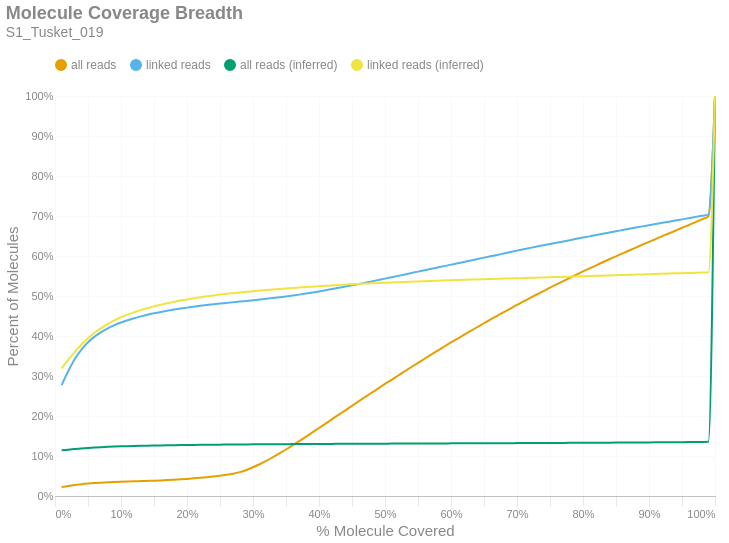

Here is the notebook cell this chart was saved with:
### Markdown cell above
### Molecule Read Coverage
This chart shows molecule coverage breadth as computed by the number of bases aligned to that molecule. In other words, "*how much of each unique long molecule is actually sequenced/aligned?*" Keep in mind there is a distinction between sequences and alignments, since some sequences belonging to a particular molecule may not align well and wouldn't appear in the alignment data. This chart also shows molecule coverage breadth as computed by the *inferred fragment* from which the aligned sequences originate. Unlike read coverage, this calculation takes into account the total insert size, including unsequenced gaps between the forward and reverse reads. Like the previous figures, these are cumulative percents.

### Code cell
if SKIPLR:
    print_html(f"Skipped")
else:
    binned_df = consolidated_hist(valids['coverage_bp'], mask, 0.01, True)
    binned_df_inf = consolidated_hist(valids['coverage_inserts'], mask, 0.01, True)
    binned_df = binned_df.with_columns(pl.lit(binned_df_inf['all reads (cumsum)']).alias('all reads (inferred)'))
    binned_df = binned_df.with_columns(pl.lit(binned_df_inf['linked reads (cumsum)']).alias('linked reads (inferred)'))
    binned_df = binned_df.with_columns(
        (pl.col('bin').cast(pl.Float64) + 0.01).alias('right_edge')
    )

    with SafeRender(binned_df):
        (
            density_plot(binned_df, 'Molecule Coverage Breadth', samplename, 'molcov', ['all reads (inferred)','linked reads (inferred)'])
            .encode(
                #x=alt.X('bin:Q', title="% Molecule Covered").axis(format = '%').scale(padding=0),
                x=alt.X('right_edge:Q', title="% Molecule Covered").axis(format='%').scale(padding=0),
                y=alt.Y('value:Q', title='Percent of Molecules')
                    .axis(format='%')
                    .stack(False)
                    .scale(domainMin=0, padding=0),
                color=alt.Color("key:N").scale(domain = ["all reads", "linked reads", "all reads (inferred)", "linked reads (inferred)"]),
                tooltip = [
                    alt.Tooltip("key:N", title = "Data Type"),
                    alt.Tooltip("range_label:N", title="% Molecule Covered"),
                    alt.Tooltip("value:Q", format = ".2%", title="% Molecules")
                ]
            )
        ).display()

### Figure 1 — Vega-Lite specification as saved in the notebook (floating-point values rounded to 4 significant figures)
{"width": "container", "height": 400, "config": {"title": {"anchor": "start", "dy": -15, "fontSize": 18, "color": "#888888", "subtitleColor": "#888888", "subtitleFontSize": 14}, "arc": {"fill": "#0072B2"}, "axis": {"domainColor": "#888888", "domainWidth": 0.5, "gridWidth": 0.2, "grid": false, "titleFontWeight": 400, "titleFontSize": 15, "labelFontSize": 11, "labelColor": "#888888", "tickColor": "#888888", "tickWidth": 0.2, "titleColor": "#888888"}, "axisBand": {"grid": false}, "axisX": {"grid": true, "tickSize": 10, "domainCap": "round"}, "axisY": {"domain": false, "grid": true, "tickSize": 0, "domainCap": "round"}, "background": "transparent", "header": {"labelFontSize": 15, "labelColor": "#888888", "titleFontSize": 15, "titleFontWeight": 600, "titleColor": "#888888"}, "legend": {"labelFont": "sans-serif", "labelFontSize": 12, "labelColor": "#888888", "symbolSize": 100, "symbolType": "circle", "titleFontSize": 12, "titlePadding": 10, "titleColor": "#888888", "title": null, "orient": "top"}, "range": {"category": ["#E69F00", "#56B4E9", "#009E73", "#F0E442", "#0072B2", "#D55E00", "#CC79A7", "#000000"], "diverging": ["#cfe8f3", "#a2d4ec", "#73bfe2", "#46abdb", "#1696d2", "#12719e"]}, "area": {"fill": "#0072B2", "fillOpacity": 0.7, "line": true, "strokeOpacity": 0.7}, "line": {"color": "#0072B2", "stroke": "#0072B2", "strokeWidth": 2}, "trail": {"color": "#0072B2", "stroke": "#0072B2", "strokeWidth": 0, "size": 1}, "point": {"filled": true, "fillOpacity": 1.0, "size": 95}, "text": {"color": "#888888", "fontSize": 11, "align": "right", "fontWeight": 400, "size": 11}, "bar": {"fill": "#0072B2", "stroke": null}, "view": {"stroke": null, "continuousWidth": 660, "continuousHeight": 400}}, "data": {"name": "data-0534707ec8e6d390c3f5adc06ac13dda"}, "mark": {"type": "line", "interpolate": "monotone", "point": {"opacity": 0, "size": 275}}, "encoding": {"color": {"field": "key", "scale": {"domain": ["all reads", "linked reads", "all reads (inferred)", "linked reads (inferred)"]}, "type": "nominal"}, "tooltip": [{"field": "key", "title": "Data Type", "type": "nominal"}, {"field": "range_label", "title": "% Molecule Covered", "type": "nominal"}, {"field": "value", "format": ".2%", "title": "% Molecules", "type": "quantitative"}], "x": {"axis": {"format": "%"}, "field": "right_edge", "scale": {"padding": 0}, "title": "% Molecule Covered", "type": "quantitative"}, "y": {"axis": {"format": "%"}, "field": "value", "scale": {"domainMin": 0, "padding": 0}, "stack": false, "title": "Percent of Molecules", "type": "quantitative"}}, "params": [{"name": "param_c36ac31b6afebe62", "select": {"type": "point", "fields": ["key"]}, "bind": "legend"}], "title": {"text": "Molecule Coverage Breadth", "subtitle": "S1_Tusket_019"}, "transform": [{"fold": ["all reads (cumsum)", "linked reads (cumsum)", "all reads (inferred)", "linked reads (inferred)"]}, {"calculate": "replace(datum.key, ' (cumsum)', '')", "as": "key"}, {"filter": {"param": "param_c36ac31b6afebe62"}}], "usermeta": {"embedOptions": {"downloadFileName": "S1_Tusket_019.molcov"}}, "$schema": "https://vega.github.io/schema/vega-lite/v6.1.0.json", "datasets": {"data-0534707ec8e6d390c3f5adc06ac13dda": [{"bin": "0.0", "interval": "0.0-0.01", "all reads": 0.02233, "linked reads": 0.2771, "all reads (cumsum)": 0.02233, "linked reads (cumsum)": 0.2771, "range_label": "0.0-0.01", "all reads (inferred)": 0.1142, "linked reads (inferred)": 0.319, "right_edge": 0.01}, {"bin": "0.01", "interval": "0.01-0.02", "all reads": 0.002832, "linked reads": 0.03469, "all reads (cumsum)": 0.02517, "linked reads (cumsum)": 0.3118, "range_label": "0.01-0.02", "all reads (inferred)": 0.1159, "linked reads (inferred)": 0.3404, "right_edge": 0.02}, {"bin": "0.02", "interval": "0.02-0.03", "all reads": 0.002476, "linked reads": 0.03054, "all reads (cumsum)": 0.02764, "linked reads (cumsum)": 0.3424, "range_label": "0.02-0.03", "all reads (inferred)": 0.1174, "linked reads (inferred)": 0.3599, "right_edge": 0.03}, {"bin": "0.03", "interval": "0.03-0.04", "all reads": 0.00199, "linked reads": 0.0238, "all reads (cumsum)": 0.02963, "linked reads (cumsum)": 0.3662, "range_label": "0.03-0.04", "all reads (inferred)": 0.1188, "linked reads (inferred)": 0.3788, "right_edge": 0.04}, {"bin": "0.04", "interval": "0.04-0.05", "all reads": 0.001513, "linked reads": 0.01802, "all reads (cumsum)": 0.03115, "linked reads (cumsum)": 0.3842, "range_label": "0.04-0.05", "all reads (inferred)": 0.1201, "linked reads (inferred)": 0.3944, "right_edge": 0.05}, {"bin": "0.05", "interval": "0.05-0.06", "all reads": 0.001238, "linked reads": 0.01422, "all reads (cumsum)": 0.03238, "linked reads (cumsum)": 0.3984, "range_label": "0.05-0.06", "all reads (inferred)": 0.1211, "linked reads (inferred)": 0.4082, "right_edge": 0.06}, {"bin": "0.06", "interval": "0.06-0.07", "all reads": 0.0009937, "linked reads": 0.01149, "all reads (cumsum)": 0.03338, "linked reads (cumsum)": 0.4099, "range_label": "0.06-0.07", "all reads (inferred)": 0.122, "linked reads (inferred)": 0.4198, "right_edge": 0.07}, {"bin": "0.07", "interval": "0.07-0.08", "all reads": 0.000811, "linked reads": 0.009323, "all reads (cumsum)": 0.03419, "linked reads (cumsum)": 0.4192, "range_label": "0.07-0.08", "all reads (inferred)": 0.1228, "linked reads (inferred)": 0.4305, "right_edge": 0.08}, {"bin": "0.08", "interval": "0.08-0.09", "all reads": 0.0007251, "linked reads": 0.00793, "all reads (cumsum)": 0.03491, "linked reads (cumsum)": 0.4272, "range_label": "0.08-0.09", "all reads (inferred)": 0.1235, "linked reads (inferred)": 0.4392, "right_edge": 0.09}, {"bin": "0.09", "interval": "0.09-0.1", "all reads": 0.000647, "linked reads": 0.006655, "all reads (cumsum)": 0.03556, "linked reads (cumsum)": 0.4338, "range_label": "0.09-0.1", "all reads (inferred)": 0.1241, "linked reads (inferred)": 0.4469, "right_edge": 0.1}, {"bin": "0.1", "interval": "0.1-0.11", "all reads": 0.0005862, "linked reads": 0.005665, "all reads (cumsum)": 0.03615, "linked reads (cumsum)": 0.4395, "range_label": "0.1-0.11", "all reads (inferred)": 0.1246, "linked reads (inferred)": 0.4536, "right_edge": 0.11}, {"bin": "0.11", "interval": "0.11-0.12", "all reads": 0.0005659, "linked reads": 0.005067, "all reads (cumsum)": 0.03671, "linked reads (cumsum)": 0.4445, "range_label": "0.11-0.12", "all reads (inferred)": 0.125, "linked reads (inferred)": 0.4594, "right_edge": 0.12}, {"bin": "0.12", "interval": "0.12-0.13", "all reads": 0.0005339, "linked reads": 0.004496, "all reads (cumsum)": 0.03725, "linked reads (cumsum)": 0.449, "range_label": "0.12-0.13", "all reads (inferred)": 0.1254, "linked reads (inferred)": 0.4648, "right_edge": 0.13}, {"bin": "0.13", "interval": "0.13-0.14", "all reads": 0.0005335, "linked reads": 0.004144, "all reads (cumsum)": 0.03778, "linked reads (cumsum)": 0.4532, "range_label": "0.13-0.14", "all reads (inferred)": 0.1258, "linked reads (inferred)": 0.4698, "right_edge": 0.14}, {"bin": "0.14", "interval": "0.14-0.15", "all reads": 0.0005591, "linked reads": 0.003534, "all reads (cumsum)": 0.03834, "linked reads (cumsum)": 0.4567, "range_label": "0.14-0.15", "all reads (inferred)": 0.1261, "linked reads (inferred)": 0.4741, "right_edge": 0.15}, {"bin": "0.15", "interval": "0.15-0.16", "all reads": 0.0006235, "linked reads": 0.003182, "all reads (cumsum)": 0.03896, "linked reads (cumsum)": 0.4599, "range_label": "0.15-0.16", "all reads (inferred)": 0.1265, "linked reads (inferred)": 0.4784, "right_edge": 0.16}, {"bin": "0.16", "interval": "0.16-0.17", "all reads": 0.0007632, "linked reads": 0.003149, "all reads (cumsum)": 0.03973, "linked reads (cumsum)": 0.463, "range_label": "0.16-0.17", "all reads (inferred)": 0.1267, "linked reads (inferred)": 0.4819, "right_edge": 0.17}, {"bin": "0.17", "interval": "0.17-0.18", "all reads": 0.0008864, "linked reads": 0.002992, "all reads (cumsum)": 0.04061, "linked reads (cumsum)": 0.466, "range_label": "0.17-0.18", "all reads (inferred)": 0.127, "linked reads (inferred)": 0.4853, "right_edge": 0.18}, {"bin": "0.18", "interval": "0.18-0.19", "all reads": 0.001023, "linked reads": 0.002528, "all reads (cumsum)": 0.04163, "linked reads (cumsum)": 0.4686, "range_label": "0.18-0.19", "all reads (inferred)": 0.1273, "linked reads (inferred)": 0.4885, "right_edge": 0.19}, {"bin": "0.19", "interval": "0.19-0.2", "all reads": 0.001165, "linked reads": 0.002371, "all reads (cumsum)": 0.0428, "linked reads (cumsum)": 0.4709, "range_label": "0.19-0.2", "all reads (inferred)": 0.1275, "linked reads (inferred)": 0.4913, "right_edge": 0.2}, {"bin": "0.2", "interval": "0.2-0.21", "all reads": 0.001278, "linked reads": 0.002394, "all reads (cumsum)": 0.04408, "linked reads (cumsum)": 0.4733, "range_label": "0.2-0.21", "all reads (inferred)": 0.1277, "linked reads (inferred)": 0.4944, "right_edge": 0.21}, {"bin": "0.21", "interval": "0.21-0.22", "all reads": 0.001431, "linked reads": 0.002226, "all reads (cumsum)": 0.04551, "linked reads (cumsum)": 0.4756, "range_label": "0.21-0.22", "all reads (inferred)": 0.1279, "linked reads (inferred)": 0.4969, "right_edge": 0.22}, {"bin": "0.22", "interval": "0.22-0.23", "all reads": 0.001583, "linked reads": 0.001996, "all reads (cumsum)": 0.04709, "linked reads (cumsum)": 0.4776, "range_label": "0.22-0.23", "all reads (inferred)": 0.1281, "linked reads (inferred)": 0.4994, "right_edge": 0.23}, {"bin": "0.23", "interval": "0.23-0.24", "all reads": 0.001716, "linked reads": 0.001773, "all reads (cumsum)": 0.04881, "linked reads (cumsum)": 0.4793, "range_label": "0.23-0.24", "all reads (inferred)": 0.1283, "linked reads (inferred)": 0.5015, "right_edge": 0.24}, {"bin": "0.24", "interval": "0.24-0.25", "all reads": 0.001954, "linked reads": 0.00179, "all reads (cumsum)": 0.05076, "linked reads (cumsum)": 0.4811, "range_label": "0.24-0.25", "all reads (inferred)": 0.1284, "linked reads (inferred)": 0.5035, "right_edge": 0.25}, {"bin": "0.25", "interval": "0.25-0.26", "all reads": 0.00215, "linked reads": 0.001627, "all reads (cumsum)": 0.05291, "linked reads (cumsum)": 0.4827, "range_label": "0.25-0.26", "all reads (inferred)": 0.1286, "linked reads (inferred)": 0.5055, "right_edge": 0.26}, {"bin": "0.26", "interval": "0.26-0.27", "all reads": 0.002816, "linked reads": 0.001661, "all reads (cumsum)": 0.05573, "linked reads (cumsum)": 0.4844, "range_label": "0.26-0.27", "all reads (inferred)": 0.1287, "linked reads (inferred)": 0.5071, "right_edge": 0.27}, {"bin": "0.27", "interval": "0.27-0.28", "all reads": 0.003998, "linked reads": 0.001734, "all reads (cumsum)": 0.05973, "linked reads (cumsum)": 0.4861, "range_label": "0.27-0.28", "all reads (inferred)": 0.1288, "linked reads (inferred)": 0.5088, "right_edge": 0.28}, {"bin": "0.28", "interval": "0.28-0.29", "all reads": 0.005364, "linked reads": 0.001599, "all reads (cumsum)": 0.06509, "linked reads (cumsum)": 0.4877, "range_label": "0.28-0.29", "all reads (inferred)": 0.129, "linked reads (inferred)": 0.5105, "right_edge": 0.29}, {"bin": "0.29", "interval": "0.29-0.3", "all reads": 0.006705, "linked reads": 0.001689, "all reads (cumsum)": 0.0718, "linked reads (cumsum)": 0.4894, "range_label": "0.29-0.3", "all reads (inferred)": 0.1291, "linked reads (inferred)": 0.5121, "right_edge": 0.3}, {"bin": "0.3", "interval": "0.3-0.31", "all reads": 0.007608, "linked reads": 0.001756, "all reads (cumsum)": 0.0794, "linked reads (cumsum)": 0.4912, "range_label": "0.3-0.31", "all reads (inferred)": 0.1292, "linked reads (inferred)": 0.5136, "right_edge": 0.31}, {"bin": "0.31", "interval": "0.31-0.32", "all reads": 0.008359, "linked reads": 0.001683, "all reads (cumsum)": 0.08776, "linked reads (cumsum)": 0.4929, "range_label": "0.31-0.32", "all reads (inferred)": 0.1293, "linked reads (inferred)": 0.5149, "right_edge": 0.32}, {"bin": "0.32", "interval": "0.32-0.33", "all reads": 0.009119, "linked reads": 0.001845, "all reads (cumsum)": 0.09688, "linked reads (cumsum)": 0.4947, "range_label": "0.32-0.33", "all reads (inferred)": 0.1294, "linked reads (inferred)": 0.5163, "right_edge": 0.33}, {"bin": "0.33", "interval": "0.33-0.34", "all reads": 0.009553, "linked reads": 0.001941, "all reads (cumsum)": 0.1064, "linked reads (cumsum)": 0.4967, "range_label": "0.33-0.34", "all reads (inferred)": 0.1295, "linked reads (inferred)": 0.5175, "right_edge": 0.34}, {"bin": "0.34", "interval": "0.34-0.35", "all reads": 0.009831, "linked reads": 0.002052, "all reads (cumsum)": 0.1163, "linked reads (cumsum)": 0.4987, "range_label": "0.34-0.35", "all reads (inferred)": 0.1296, "linked reads (inferred)": 0.5188, "right_edge": 0.35}, {"bin": "0.35", "interval": "0.35-0.36", "all reads": 0.01025, "linked reads": 0.002338, "all reads (cumsum)": 0.1265, "linked reads (cumsum)": 0.501, "range_label": "0.35-0.36", "all reads (inferred)": 0.1297, "linked reads (inferred)": 0.52, "right_edge": 0.36}, {"bin": "0.36", "interval": "0.36-0.37", "all reads": 0.01054, "linked reads": 0.002416, "all reads (cumsum)": 0.1371, "linked reads (cumsum)": 0.5035, "range_label": "0.36-0.37", "all reads (inferred)": 0.1298, "linked reads (inferred)": 0.5211, "right_edge": 0.37}, {"bin": "0.37", "interval": "0.37-0.38", "all reads": 0.01091, "linked reads": 0.002567, "all reads (cumsum)": 0.148, "linked reads (cumsum)": 0.506, "range_label": "0.37-0.38", "all reads (inferred)": 0.1299, "linked reads (inferred)": 0.5223, "right_edge": 0.38}, {"bin": "0.38", "interval": "0.38-0.39", "all reads": 0.0109, "linked reads": 0.002684, "all reads (cumsum)": 0.1589, "linked reads (cumsum)": 0.5087, "range_label": "0.38-0.39", "all reads (inferred)": 0.13, "linked reads (inferred)": 0.5233, "right_edge": 0.39}, {"bin": "0.39", "interval": "0.39-0.4", "all reads": 0.01116, "linked reads": 0.002656, "all reads (cumsum)": 0.17, "linked reads (cumsum)": 0.5114, "range_label": "0.39-0.4", "all reads (inferred)": 0.1301, "linked reads (inferred)": 0.5244, "right_edge": 0.4}, {"bin": "0.4", "interval": "0.4-0.41", "all reads": 0.01096, "linked reads": 0.002981, "all reads (cumsum)": 0.181, "linked reads (cumsum)": 0.5143, "range_label": "0.4-0.41", "all reads (inferred)": 0.1302, "linked reads (inferred)": 0.5255, "right_edge": 0.41}, {"bin": "0.41", "interval": "0.41-0.42", "all reads": 0.0112, "linked reads": 0.003182, "all reads (cumsum)": 0.1922, "linked reads (cumsum)": 0.5175, "range_label": "0.41-0.42", "all reads (inferred)": 0.1303, "linked reads (inferred)": 0.5265, "right_edge": 0.42}, {"bin": "0.42", "interval": "0.42-0.43", "all reads": 0.01115, "linked reads": 0.003104, "all reads (cumsum)": 0.2033, "linked reads (cumsum)": 0.5206, "range_label": "0.42-0.43", "all reads (inferred)": 0.1304, "linked reads (inferred)": 0.5274, "right_edge": 0.43}, {"bin": "0.43", "interval": "0.43-0.44", "all reads": 0.01085, "linked reads": 0.002942, "all reads (cumsum)": 0.2142, "linked reads (cumsum)": 0.5236, "range_label": "0.43-0.44", "all reads (inferred)": 0.1305, "linked reads (inferred)": 0.5284, "right_edge": 0.44}, {"bin": "0.44", "interval": "0.44-0.45", "all reads": 0.01116, "linked reads": 0.003087, "all reads (cumsum)": 0.2253, "linked reads (cumsum)": 0.5267, "range_label": "0.44-0.45", "all reads (inferred)": 0.1305, "linked reads (inferred)": 0.5293, "right_edge": 0.45}, {"bin": "0.45", "interval": "0.45-0.46", "all reads": 0.01114, "linked reads": 0.003255, "all reads (cumsum)": 0.2365, "linked reads (cumsum)": 0.5299, "range_label": "0.45-0.46", "all reads (inferred)": 0.1306, "linked reads (inferred)": 0.5301, "right_edge": 0.46}, {"bin": "0.46", "interval": "0.46-0.47", "all reads": 0.01093, "linked reads": 0.00326, "all reads (cumsum)": 0.2474, "linked reads (cumsum)": 0.5332, "range_label": "0.46-0.47", "all reads (inferred)": 0.1307, "linked reads (inferred)": 0.531, "right_edge": 0.47}, {"bin": "0.47", "interval": "0.47-0.48", "all reads": 0.01103, "linked reads": 0.003361, "all reads (cumsum)": 0.2584, "linked reads (cumsum)": 0.5365, "range_label": "0.47-0.48", "all reads (inferred)": 0.1307, "linked reads (inferred)": 0.5317, "right_edge": 0.48}, {"bin": "0.48", "interval": "0.48-0.49", "all reads": 0.01047, "linked reads": 0.003316, "all reads (cumsum)": 0.2689, "linked reads (cumsum)": 0.5399, "range_label": "0.48-0.49", "all reads (inferred)": 0.1308, "linked reads (inferred)": 0.5324, "right_edge": 0.49}, {"bin": "0.49", "interval": "0.49-0.5", "all reads": 0.0116, "linked reads": 0.003607, "all reads (cumsum)": 0.2805, "linked reads (cumsum)": 0.5435, "range_label": "0.49-0.5", "all reads (inferred)": 0.1309, "linked reads (inferred)": 0.533, "right_edge": 0.5}, {"bin": "0.5", "interval": "0.5-0.51", "all reads": 0.009843, "linked reads": 0.003389, "all reads (cumsum)": 0.2904, "linked reads (cumsum)": 0.5468, "range_label": "0.5-0.51", "all reads (inferred)": 0.1309, "linked reads (inferred)": 0.5337, "right_edge": 0.51}, {"bin": "0.51", "interval": "0.51-0.52", "all reads": 0.01097, "linked reads": 0.003445, "all reads (cumsum)": 0.3013, "linked reads (cumsum)": 0.5503, "range_label": "0.51-0.52", "all reads (inferred)": 0.131, "linked reads (inferred)": 0.5345, "right_edge": 0.52}, {"bin": "0.52", "interval": "0.52-0.53", "all reads": 0.01059, "linked reads": 0.003562, "all reads (cumsum)": 0.3119, "linked reads (cumsum)": 0.5539, "range_label": "0.52-0.53", "all reads (inferred)": 0.1311, "linked reads (inferred)": 0.5352, "right_edge": 0.53}, {"bin": "0.53", "interval": "0.53-0.54", "all reads": 0.01059, "linked reads": 0.003568, "all reads (cumsum)": 0.3225, "linked reads (cumsum)": 0.5574, "range_label": "0.53-0.54", "all reads (inferred)": 0.1312, "linked reads (inferred)": 0.5358, "right_edge": 0.54}, {"bin": "0.54", "interval": "0.54-0.55", "all reads": 0.01034, "linked reads": 0.003512, "all reads (cumsum)": 0.3328, "linked reads (cumsum)": 0.5609, "range_label": "0.54-0.55", "all reads (inferred)": 0.1312, "linked reads (inferred)": 0.5365, "right_edge": 0.55}, {"bin": "0.55", "interval": "0.55-0.56", "all reads": 0.01035, "linked reads": 0.003568, "all reads (cumsum)": 0.3432, "linked reads (cumsum)": 0.5645, "range_label": "0.55-0.56", "all reads (inferred)": 0.1313, "linked reads (inferred)": 0.5371, "right_edge": 0.56}, {"bin": "0.56", "interval": "0.56-0.57", "all reads": 0.01034, "linked reads": 0.003389, "all reads (cumsum)": 0.3535, "linked reads (cumsum)": 0.5679, "range_label": "0.56-0.57", "all reads (inferred)": 0.1314, "linked reads (inferred)": 0.5378, "right_edge": 0.57}, {"bin": "0.57", "interval": "0.57-0.58", "all reads": 0.01005, "linked reads": 0.003518, "all reads (cumsum)": 0.3636, "linked reads (cumsum)": 0.5714, "range_label": "0.57-0.58", "all reads (inferred)": 0.1314, "linked reads (inferred)": 0.5384, "right_edge": 0.58}, {"bin": "0.58", "interval": "0.58-0.59", "all reads": 0.01013, "linked reads": 0.003266, "all reads (cumsum)": 0.3737, "linked reads (cumsum)": 0.5747, "range_label": "0.58-0.59", "all reads (inferred)": 0.1315, "linked reads (inferred)": 0.5389, "right_edge": 0.59}, {"bin": "0.59", "interval": "0.59-0.6", "all reads": 0.01016, "linked reads": 0.003747, "all reads (cumsum)": 0.3839, "linked reads (cumsum)": 0.5784, "range_label": "0.59-0.6", "all reads (inferred)": 0.1316, "linked reads (inferred)": 0.5395, "right_edge": 0.6}, {"bin": "0.6", "interval": "0.6-0.61", "all reads": 0.009473, "linked reads": 0.003204, "all reads (cumsum)": 0.3933, "linked reads (cumsum)": 0.5816, "range_label": "0.6-0.61", "all reads (inferred)": 0.1316, "linked reads (inferred)": 0.54, "right_edge": 0.61}, {"bin": "0.61", "interval": "0.61-0.62", "all reads": 0.009941, "linked reads": 0.00354, "all reads (cumsum)": 0.4033, "linked reads (cumsum)": 0.5852, "range_label": "0.61-0.62", "all reads (inferred)": 0.1317, "linked reads (inferred)": 0.5405, "right_edge": 0.62}, {"bin": "0.62", "interval": "0.62-0.63", "all reads": 0.009558, "linked reads": 0.003417, "all reads (cumsum)": 0.4128, "linked reads (cumsum)": 0.5886, "range_label": "0.62-0.63", "all reads (inferred)": 0.1317, "linked reads (inferred)": 0.541, "right_edge": 0.63}, {"bin": "0.63", "interval": "0.63-0.64", "all reads": 0.009637, "linked reads": 0.003713, "all reads (cumsum)": 0.4225, "linked reads (cumsum)": 0.5923, "range_label": "0.63-0.64", "all reads (inferred)": 0.1318, "linked reads (inferred)": 0.5414, "right_edge": 0.64}, {"bin": "0.64", "interval": "0.64-0.65", "all reads": 0.009393, "linked reads": 0.003624, "all reads (cumsum)": 0.4319, "linked reads (cumsum)": 0.5959, "range_label": "0.64-0.65", "all reads (inferred)": 0.1319, "linked reads (inferred)": 0.542, "right_edge": 0.65}, {"bin": "0.65", "interval": "0.65-0.66", "all reads": 0.009613, "linked reads": 0.003439, "all reads (cumsum)": 0.4415, "linked reads (cumsum)": 0.5994, "range_label": "0.65-0.66", "all reads (inferred)": 0.1319, "linked reads (inferred)": 0.5425, "right_edge": 0.66}, {"bin": "0.66", "interval": "0.66-0.67", "all reads": 0.009055, "linked reads": 0.003339, "all reads (cumsum)": 0.4505, "linked reads (cumsum)": 0.6027, "range_label": "0.66-0.67", "all reads (inferred)": 0.132, "linked reads (inferred)": 0.543, "right_edge": 0.67}, {"bin": "0.67", "interval": "0.67-0.68", "all reads": 0.009167, "linked reads": 0.003646, "all reads (cumsum)": 0.4597, "linked reads (cumsum)": 0.6063, "range_label": "0.67-0.68", "all reads (inferred)": 0.1321, "linked reads (inferred)": 0.5435, "right_edge": 0.68}, {"bin": "0.68", "interval": "0.68-0.69", "all reads": 0.008865, "linked reads": 0.003685, "all reads (cumsum)": 0.4686, "linked reads (cumsum)": 0.61, "range_label": "0.68-0.69", "all reads (inferred)": 0.1321, "linked reads (inferred)": 0.544, "right_edge": 0.69}, {"bin": "0.69", "interval": "0.69-0.7", "all reads": 0.009105, "linked reads": 0.003428, "all reads (cumsum)": 0.4777, "linked reads (cumsum)": 0.6135, "range_label": "0.69-0.7", "all reads (inferred)": 0.1322, "linked reads (inferred)": 0.5445, "right_edge": 0.7}, {"bin": "0.7", "interval": "0.7-0.71", "all reads": 0.008667, "linked reads": 0.003395, "all reads (cumsum)": 0.4863, "linked reads (cumsum)": 0.6169, "range_label": "0.7-0.71", "all reads (inferred)": 0.1323, "linked reads (inferred)": 0.5449, "right_edge": 0.71}, {"bin": "0.71", "interval": "0.71-0.72", "all reads": 0.00882, "linked reads": 0.003456, "all reads (cumsum)": 0.4952, "linked reads (cumsum)": 0.6203, "range_label": "0.71-0.72", "all reads (inferred)": 0.1324, "linked reads (inferred)": 0.5454, "right_edge": 0.72}, {"bin": "0.72", "interval": "0.72-0.73", "all reads": 0.008559, "linked reads": 0.003216, "all reads (cumsum)": 0.5037, "linked reads (cumsum)": 0.6235, "range_label": "0.72-0.73", "all reads (inferred)": 0.1324, "linked reads (inferred)": 0.5459, "right_edge": 0.73}, {"bin": "0.73", "interval": "0.73-0.74", "all reads": 0.008331, "linked reads": 0.00321, "all reads (cumsum)": 0.5121, "linked reads (cumsum)": 0.6267, "range_label": "0.73-0.74", "all reads (inferred)": 0.1325, "linked reads (inferred)": 0.5464, "right_edge": 0.74}, {"bin": "0.74", "interval": "0.74-0.75", "all reads": 0.008863, "linked reads": 0.003249, "all reads (cumsum)": 0.5209, "linked reads (cumsum)": 0.63, "range_label": "0.74-0.75", "all reads (inferred)": 0.1326, "linked reads (inferred)": 0.5469, "right_edge": 0.75}, {"bin": "0.75", "interval": "0.75-0.76", "all reads": 0.008036, "linked reads": 0.003087, "all reads (cumsum)": 0.529, "linked reads (cumsum)": 0.6331, "range_label": "0.75-0.76", "all reads (inferred)": 0.1327, "linked reads (inferred)": 0.5474, "right_edge": 0.76}, {"bin": "0.76", "interval": "0.76-0.77", "all reads": 0.008222, "linked reads": 0.003037, "all reads (cumsum)": 0.5372, "linked reads (cumsum)": 0.6361, "range_label": "0.76-0.77", "all reads (inferred)": 0.1327, "linked reads (inferred)": 0.5479, "right_edge": 0.77}, {"bin": "0.77", "interval": "0.77-0.78", "all reads": 0.008129, "linked reads": 0.003294, "all reads (cumsum)": 0.5453, "linked reads (cumsum)": 0.6394, "range_label": "0.77-0.78", "all reads (inferred)": 0.1328, "linked reads (inferred)": 0.5483, "right_edge": 0.78}, {"bin": "0.78", "interval": "0.78-0.79", "all reads": 0.00794, "linked reads": 0.003484, "all reads (cumsum)": 0.5533, "linked reads (cumsum)": 0.6429, "range_label": "0.78-0.79", "all reads (inferred)": 0.1329, "linked reads (inferred)": 0.5488, "right_edge": 0.79}, {"bin": "0.79", "interval": "0.79-0.8", "all reads": 0.008286, "linked reads": 0.0033, "all reads (cumsum)": 0.5615, "linked reads (cumsum)": 0.6462, "range_label": "0.79-0.8", "all reads (inferred)": 0.133, "linked reads (inferred)": 0.5492, "right_edge": 0.8}, {"bin": "0.8", "interval": "0.8-0.81", "all reads": 0.007407, "linked reads": 0.002908, "all reads (cumsum)": 0.5689, "linked reads (cumsum)": 0.6491, "range_label": "0.8-0.81", "all reads (inferred)": 0.1331, "linked reads (inferred)": 0.5498, "right_edge": 0.81}, {"bin": "0.81", "interval": "0.81-0.82", "all reads": 0.007696, "linked reads": 0.003355, "all reads (cumsum)": 0.5766, "linked reads (cumsum)": 0.6524, "range_label": "0.81-0.82", "all reads (inferred)": 0.1332, "linked reads (inferred)": 0.5504, "right_edge": 0.82}, {"bin": "0.82", "interval": "0.82-0.83", "all reads": 0.007708, "linked reads": 0.003182, "all reads (cumsum)": 0.5843, "linked reads (cumsum)": 0.6556, "range_label": "0.82-0.83", "all reads (inferred)": 0.1333, "linked reads (inferred)": 0.5509, "right_edge": 0.83}, {"bin": "0.83", "interval": "0.83-0.84", "all reads": 0.007497, "linked reads": 0.003042, "all reads (cumsum)": 0.5918, "linked reads (cumsum)": 0.6587, "range_label": "0.83-0.84", "all reads (inferred)": 0.1334, "linked reads (inferred)": 0.5514, "right_edge": 0.84}, {"bin": "0.84", "interval": "0.84-0.85", "all reads": 0.007281, "linked reads": 0.002992, "all reads (cumsum)": 0.5991, "linked reads (cumsum)": 0.6617, "range_label": "0.84-0.85", "all reads (inferred)": 0.1335, "linked reads (inferred)": 0.5519, "right_edge": 0.85}, {"bin": "0.85", "interval": "0.85-0.86", "all reads": 0.007419, "linked reads": 0.00321, "all reads (cumsum)": 0.6065, "linked reads (cumsum)": 0.6649, "range_label": "0.85-0.86", "all reads (inferred)": 0.1336, "linked reads (inferred)": 0.5525, "right_edge": 0.86}, {"bin": "0.86", "interval": "0.86-0.87", "all reads": 0.007228, "linked reads": 0.003081, "all reads (cumsum)": 0.6138, "linked reads (cumsum)": 0.668, "range_label": "0.86-0.87", "all reads (inferred)": 0.1337, "linked reads (inferred)": 0.5531, "right_edge": 0.87}, {"bin": "0.87", "interval": "0.87-0.88", "all reads": 0.007305, "linked reads": 0.003109, "all reads (cumsum)": 0.6211, "linked reads (cumsum)": 0.6711, "range_label": "0.87-0.88", "all reads (inferred)": 0.1338, "linked reads (inferred)": 0.5536, "right_edge": 0.88}, {"bin": "0.88", "interval": "0.88-0.89", "all reads": 0.007168, "linked reads": 0.003014, "all reads (cumsum)": 0.6282, "linked reads (cumsum)": 0.6741, "range_label": "0.88-0.89", "all reads (inferred)": 0.1339, "linked reads (inferred)": 0.5541, "right_edge": 0.89}, {"bin": "0.89", "interval": "0.89-0.9", "all reads": 0.007185, "linked reads": 0.003025, "all reads (cumsum)": 0.6354, "linked reads (cumsum)": 0.6771, "range_label": "0.89-0.9", "all reads (inferred)": 0.134, "linked reads (inferred)": 0.5546, "right_edge": 0.9}, {"bin": "0.9", "interval": "0.9-0.91", "all reads": 0.00675, "linked reads": 0.00293, "all reads (cumsum)": 0.6422, "linked reads (cumsum)": 0.68, "range_label": "0.9-0.91", "all reads (inferred)": 0.1341, "linked reads (inferred)": 0.5551, "right_edge": 0.91}, {"bin": "0.91", "interval": "0.91-0.92", "all reads": 0.007505, "linked reads": 0.002874, "all reads (cumsum)": 0.6497, "linked reads (cumsum)": 0.6829, "range_label": "0.91-0.92", "all reads (inferred)": 0.1342, "linked reads (inferred)": 0.5556, "right_edge": 0.92}, {"bin": "0.92", "interval": "0.92-0.93", "all reads": 0.00657, "linked reads": 0.002975, "all reads (cumsum)": 0.6563, "linked reads (cumsum)": 0.6859, "range_label": "0.92-0.93", "all reads (inferred)": 0.1344, "linked reads (inferred)": 0.5561, "right_edge": 0.93}, {"bin": "0.93", "interval": "0.93-0.94", "all reads": 0.00696, "linked reads": 0.002908, "all reads (cumsum)": 0.6632, "linked reads (cumsum)": 0.6888, "range_label": "0.93-0.94", "all reads (inferred)": 0.1345, "linked reads (inferred)": 0.5566, "right_edge": 0.94}, {"bin": "0.94", "interval": "0.94-0.95", "all reads": 0.007505, "linked reads": 0.002796, "all reads (cumsum)": 0.6707, "linked reads (cumsum)": 0.6916, "range_label": "0.94-0.95", "all reads (inferred)": 0.1346, "linked reads (inferred)": 0.557, "right_edge": 0.95}, {"bin": "0.95", "interval": "0.95-0.96", "all reads": 0.006233, "linked reads": 0.00297, "all reads (cumsum)": 0.677, "linked reads (cumsum)": 0.6946, "range_label": "0.95-0.96", "all reads (inferred)": 0.1348, "linked reads (inferred)": 0.5575, "right_edge": 0.96}, {"bin": "0.96", "interval": "0.96-0.97", "all reads": 0.007259, "linked reads": 0.003031, "all reads (cumsum)": 0.6842, "linked reads (cumsum)": 0.6976, "range_label": "0.96-0.97", "all reads (inferred)": 0.1349, "linked reads (inferred)": 0.558, "right_edge": 0.97}, {"bin": "0.97", "interval": "0.97-0.98", "all reads": 0.007536, "linked reads": 0.002858, "all reads (cumsum)": 0.6917, "linked reads (cumsum)": 0.7004, "range_label": "0.97-0.98", "all reads (inferred)": 0.1351, "linked reads (inferred)": 0.5586, "right_edge": 0.98}, {"bin": "0.98", "interval": "0.98-0.99", "all reads": 0.007162, "linked reads": 0.00293, "all reads (cumsum)": 0.6989, "linked reads (cumsum)": 0.7034, "range_label": "0.98-0.99", "all reads (inferred)": 0.1353, "linked reads (inferred)": 0.5594, "right_edge": 0.99}, {"bin": "0.99", "interval": "0.99-1.0", "all reads": 0.3011, "linked reads": 0.2966, "all reads (cumsum)": 1.0, "linked reads (cumsum)": 1.0, "range_label": "0.99-1.0", "all reads (inferred)": 1.0, "linked reads (inferred)": 1.0, "right_edge": 1.0}]}}
